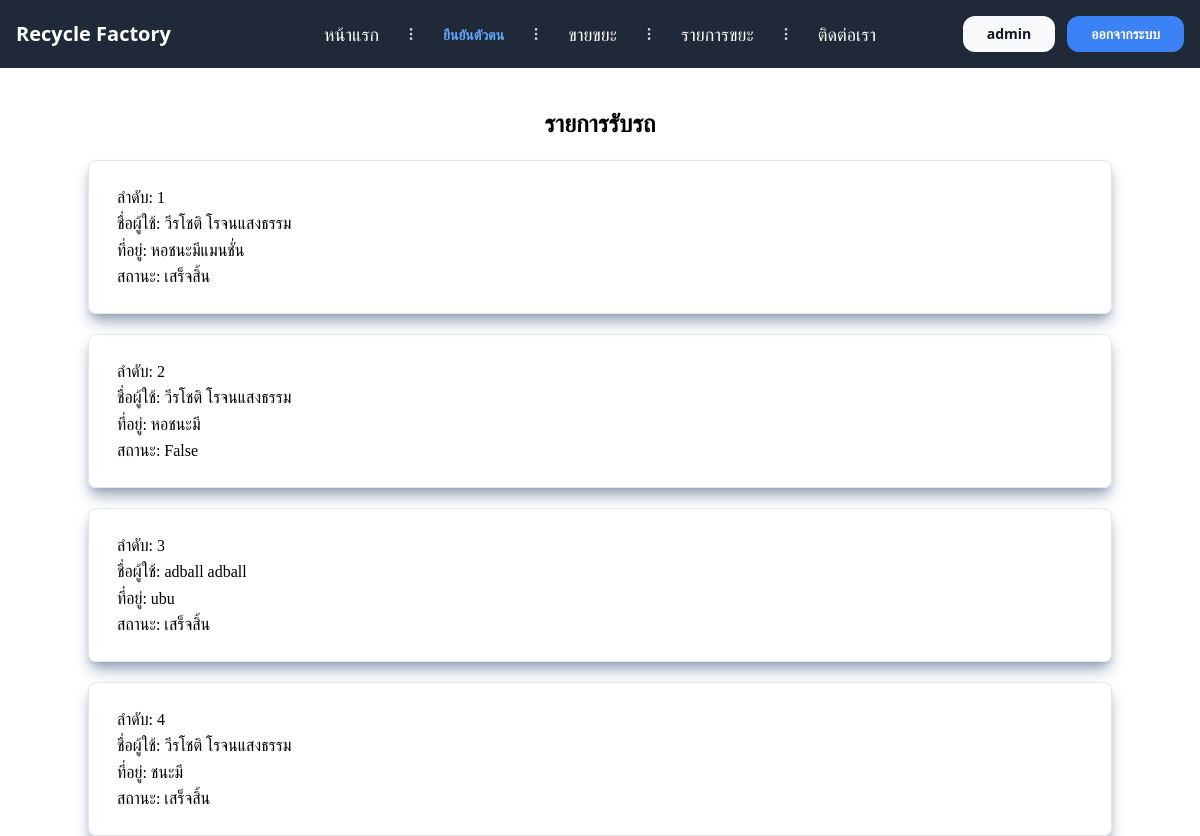
The app's page /Member/list_order/ (signed in) with its own data.
### Member/models.py (models this page shows, shortened)
class RecyclePurchase(models.Model):
    profile = models.ForeignKey(Profile, on_delete=models.CASCADE,null=True, blank=True)
    image = models.ImageField(upload_to='recycle_images/')
    address = models.TextField()
    map_pin = models.CharField(max_length=100)
    has_bottle = models.BooleanField(default=False)
    has_can = models.BooleanField(default=False)
    has_glass_bottle = models.BooleanField(default=False)
    has_paper = models.BooleanField(default=False)
    weight_has_bottle = models.DecimalField(max_digits=5, decimal_places=2, null=True, blank=True)
    weight_has_can = models.DecimalField(max_digits=5, decimal_places=2, null=True, blank=True)
    weight_has_glass_bottle = models.DecimalField(max_digits=5, decimal_places=2, null=True, blank=True)
    weight_has_paper = models.DecimalField(max_digits=5, decimal_places=2, null=True, blank=True)
    TYPES_CHOICES = [
        ('กำลังดำเนินการ', 'กำลังดำเนินการ'),
        ('กำลังเข้ารับ', 'กำลังเข้ารับ'),
        ('รับแล้ว', 'รับแล้ว'),
        ('ตรวจสอบขยะ', 'ตรวจสอบขยะ'),
        ('รอชำระเงิน', 'รอชำระเงิน'),
        ('เสร็จสิ้น', 'เสร็จสิ้น'),
        ('ยกเลิก', 'ยกเลิก'),
    ]
    status = models.CharField(max_length=200, choices=TYPES_CHOICES, null=True, blank=True,default=False)
    created_at = models.DateTimeField(auto_now_add=True, null=True, blank=True)
    id = models.AutoField(primary_key=True)
    slip_image = models.ImageField(upload_to='slip_image/', null=True, blank=True)  # เพิ่มฟิลด์ใหม่นี้

class Profile(models.Model):
    user = models.OneToOneField(User, on_delete=models.CASCADE, null=True, blank=True)
    first_name = models.CharField(max_length=150)
    last_name = models.CharField(max_length=150)
    address = models.TextField()
    bank = models.CharField(max_length=150)
    bank_accounts = models.CharField(max_length=350)
    bank_number = models.CharField(max_length=20)
    pass_bookQR = models.ImageField(upload_to='ImagePassBook/')
    phone = models.CharField(max_length=20, null=True, blank=True)
    status = models.BooleanField(default=False)
    cancel = models.BooleanField(default=False)

### Member/views.py (the view)
# urls.py: path('list_order/', list_order, name='list_order'),
@login_required
def list_order(request):
    if request.user.is_superuser:
        list_orders = RecyclePurchase.objects.all()
    else:
        list_orders = RecyclePurchase.objects.filter(profile__user=request.user)
    return render(request, 'list_order.html', {'list_orders': list_orders})

### templates/list_order.html
{% extends 'base.html' %}
{% load crispy_forms_tags %}
{% block content %}
<div class="flex justify-center " style="font-family:serif">
    <div class="container mt-10">
        <div class="text-center text-2xl font-bold">
            <p>รายการรับรถ</p>
        </div>
        {% for list_order in list_orders %}
                <div class="grid grid-cols-1 gap-5 border mt-5 p-5 rounded-lg shadow-slate-400 shadow-lg">
                    <a href="{% url 'order_detail' list_order.id %}" class="hover: scale-y-110">
                        <div class="p-2 border-zinc-800 rounded-lg shadow-emerald-600 shodow-sm">
                            <p>ลำดับ: {{ forloop.counter }}</p>
                            <p>ชื่อผู้ใช้: {{ list_order.profile.first_name }} {{ list_order.profile.last_name }}</p>
                            <p>ที่อยู่: {{ list_order.address }}</p>
                            <p>สถานะ: {{ list_order.status }}</p>
                        </div>
                    </a>
                </div>
        {% endfor %}
    </div>
</div>
{% endblock %}

### templates/base.html (shortened to what this page needs)
{% load static %}
<!DOCTYPE html>
<html lang="en">
<head>
    <script src="https://cdn.tailwindcss.com"></script>
</head>
<body>
<nav class="relative px-4 py-4 flex justify-between items-center bg-gray-800">
    <a class="text-3xl font-bold leading-none" href="#">
        <a href="/" class="text-white text-xl font-bold ">Recycle Factory</a>
    </a>
    <ul class="hidden absolute top-1/2 left-1/2 transform -translate-y-1/2 -translate-x-1/2 lg:mx-auto lg:flex lg:items-center lg:w-auto lg:space-x-6">
        <li><a class="text-lg text-white hover:text-gray-500" href="/">หน้าแรก</a></li>
        {% if user.is_authenticated and user.is_staff %}
        <li class="text-gray-300">
            <svg xmlns="http://www.w3.org/2000/svg" fill="none" stroke="currentColor" class="w-4 h-4 current-fill" viewBox="0 0 24 24">
                <path stroke-linecap="round" stroke-linejoin="round" stroke-width="2" d="M12 5v0m0 7v0m0 7v0m0-13a1 1 0 110-2 1 1 0 010 2zm0 7a1 1 0 110-2 1 1 0 010 2zm0 7a1 1 0 110-2 1 1 0 010 2z" />
            </svg>
        </li>
        <li><a class="text-sm text-blue-400 font-bold" href="{% url 'cfidentity' %}"> ยืนยันตัวตน</a></li>
        {% endif %}
        {% if user.is_authenticated %}
        <li class="text-gray-300">
            <svg xmlns="http://www.w3.org/2000/svg" fill="none" stroke="currentColor" class="w-4 h-4 current-fill" viewBox="0 0 24 24">
                <path stroke-linecap="round" stroke-linejoin="round" stroke-width="2" d="M12 5v0m0 7v0m0 7v0m0-13a1 1 0 110-2 1 1 0 010 2zm0 7a1 1 0 110-2 1 1 0 010 2zm0 7a1 1 0 110-2 1 1 0 010 2z" />
            </svg>
        </li>
        <li><a class="text-lg text-white hover:text-gray-500" href="{% url 'recycle_purchase' %}">ขายขยะ</a></li>
        <li class="text-gray-300">
            <svg xmlns="http://www.w3.org/2000/svg" fill="none" stroke="currentColor" class="w-4 h-4 current-fill" viewBox="0 0 24 24">
                <path stroke-linecap="round" stroke-linejoin="round" stroke-width="2" d="M12 5v0m0 7v0m0 7v0m0-13a1 1 0 110-2 1 1 0 010 2zm0 7a1 1 0 110-2 1 1 0 010 2zm0 7a1 1 0 110-2 1 1 0 010 2z" />
            </svg>
        </li>
        <li><a class="text-lg text-white hover:text-gray-500" href="{% url 'list_order' %}">รายการขยะ</a></li>
        <li class="text-gray-300">
            <svg xmlns="http://www.w3.org/2000/svg" fill="none" stroke="currentColor" class="w-4 h-4 current-fill" viewBox="0 0 24 24">
                <path stroke-linecap="round" stroke-linejoin="round" stroke-width="2" d="M12 5v0m0 7v0m0 7v0m0-13a1 1 0 110-2 1 1 0 010 2zm0 7a1 1 0 110-2 1 1 0 010 2zm0 7a1 1 0 110-2 1 1 0 010 2z" />
            </svg>
        </li>
        {% endif %}
        <li><a class="text-lg text-white hover:text-gray-500" href="{% url 'contact' %}">ติดต่อเรา</a></li>
    </ul>
    {% if user.is_authenticated %}
    <a class="hidden lg:inline-block lg:ml-auto lg:mr-3 py-2 px-6 bg-gray-50 hover:bg-gray-100 text-sm text-gray-900 font-bold  rounded-xl transition duration-200"  href="">{{ user.username }}</a>
    <a class="hidden lg:inline-block py-2 px-6 bg-blue-500 hover:bg-blue-600 text-sm text-white font-bold rounded-xl transition duration-200" href="{% url 'logout' %}">ออกจากระบบ</a>
    {% endif %}
</nav>
  {% block content %}
  {% endblock %}
</body>
</html>

### records on screen
RecyclePurchase: profile.first_name "วีรโชติ", profile.last_name "โรจนแสงธรรม", address "หอชนะมีแมนชั่น", status "เสร็จสิ้น"
RecyclePurchase: profile.first_name "วีรโชติ", profile.last_name "โรจนแสงธรรม", address "หอชนะมี", status "False"
RecyclePurchase: profile.first_name "adball", profile.last_name "adball", address "ubu", status "เสร็จสิ้น"
RecyclePurchase: profile.first_name "วีรโชติ", profile.last_name "โรจนแสงธรรม", address "ชนะมี", status "เสร็จสิ้น"

### other values on screen
{{ user.username }} "admin"
